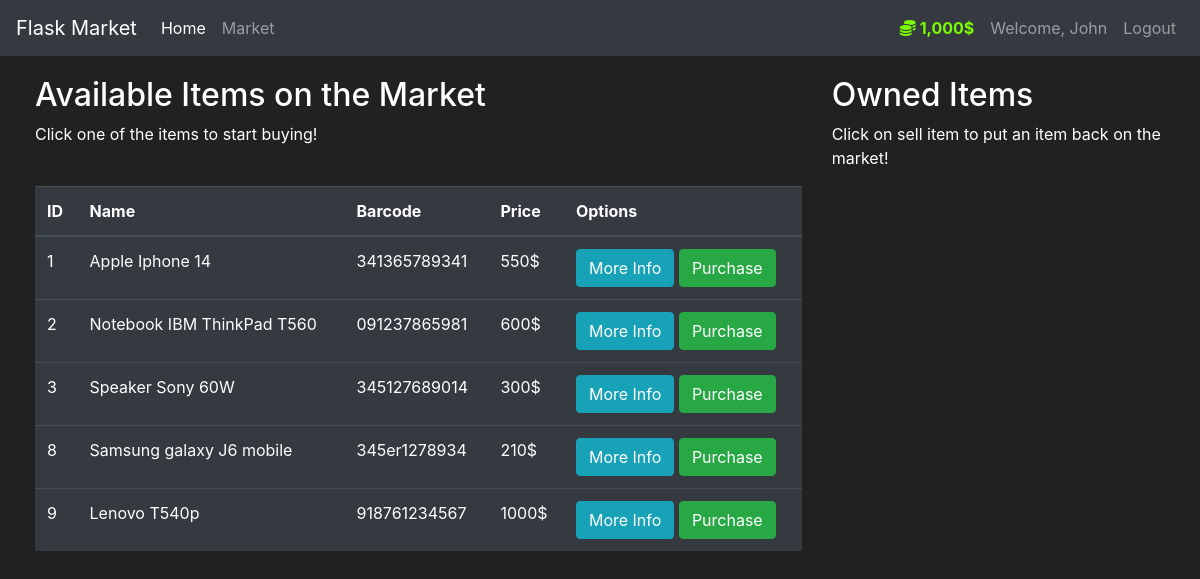
Page /market (signed in) on the committed database.
### market/models.py (models this page shows, shortened)
class User(db.Model, UserMixin):
    id = db.Column(db.Integer(),primary_key=True)
    userName = db.Column(db.String(length=30),nullable=False,unique=True)
    email_address = db.Column(db.String(length=50),nullable=False,unique=True)
    password_hash = db.Column(db.String(length=60),nullable=False)
    budget = db.Column (db.Integer(),nullable=False, default=1000)
    items = db.relationship('Item', backref='owned_user', lazy=True)
    @property
    def prettier_budget(self):
        if len(str(self.budget)) >= 4:
            return f"{str(self.budget)[:-3]},{str(self.budget)[-3:]}$"
        else:
            return f"{self.budget}$"
    @property
    def password(self):
        return self.password

class Item(db.Model):
    id = db.Column(db.Integer(), primary_key=True)
    name = db.Column(db.String(length=30), nullable=False, unique=True)
    price = db.Column(db.Integer(), nullable=False)
    barcode = db.Column(db.String(length=12),nullable=False, unique=True)
    description = db.Column(db.String(length=1024), nullable=False, unique=True)
    owner = db.Column(db.Integer(),db.ForeignKey('user.id'))

### market/routes.py (the view, shortened to what this page needs)
@app.route('/market', methods=['GET','POST'])
@login_required
def market_page():
    purchase_form = PurchaseItemForm()
    selling_form = SellItemForm()
    """ if purchase_form.validate_on_submit():

        #print(purchase_form.__dict__) # return dict of purchasing items
        # <input id="submit" name="submit" type="submit" value="Purchase Item">
        print(request.form.get['purchased_item']) # return ipnut tag html code -> represend it in modals file like an hidden
 """
    if request.method == "GET":
        items = Item.query.filter_by(owner=None)
        owned_items = Item.query.filter_by(owner=current_user.id) # grab items by ID of user because you create relatioship with user_id
        return render_template('market.html',items=items, purchase_form=purchase_form, owned_items=owned_items, selling_form=selling_form)

### market/models.py (called while the page is built)
@login_manager.user_loader # contain UserMixin - methods that must pass before its loaded
def load_user(user_id):
    return User.query.get(int(user_id))

### market/templates/market.html (shortened to what this page needs)
{% extends 'base.html' %}
{% block content %}
<div class="row" style="margin-top: 20px; margin-left: 20px;">
    <div class="col-8">
        <h2>Available Items on the Market</h2>
        <p>Click one of the items to start buying!</p>
        <br>
        <table class="table table-hover table-dark">
            <thead>
                <tr>
                    <th scope="col">ID</th>
                    <th scope="col">Name</th>
                    <th scope="col">Barcode</th>
                    <th scope="col">Price</th>
                    <th scope="col">Options</th>
                </tr>
            </thead>
            <tbody>
                    {% for item in items %}
                    <tr>
                        <td>{{item.id}}</td>
                        <td>{{item.name}}</td>
                        <td>{{item.barcode}}</td>
                        <td>{{item.price}}$</td>
                        <td>
                            <button class="btn btn-outline btn-info" data-toggle="modal" data-target="#Modal-MoreInfo-{{item.id}}">More Info</button>
                            <button class="btn btn-outline btn-success" data-toggle="modal" data-target="#Modal-PurchaseConfirm-{{ item.id }}">Purchase</button>
                        </td>
                    </tr>
                    {% endfor %}
            </tbody>
        </table>
    </div>
    <div class="col-4">
        <h2>Owned Items</h2>
        <p>Click on sell item to put an item back on the market!</p>
        <br>
    </div>
</div>
{% endblock %}

### market/templates/base.html (shortened to what this page needs)
<!doctype html>
<html lang="en">
   <head>
      <link rel="stylesheet" href="https://cdn.jsdelivr.net/npm/bootstrap@4.5.3/dist/css/bootstrap.min.css">
   </head>
   <body>
      <nav class="navbar navbar-expand-md navbar-dark bg-dark">
        <a class="navbar-brand" href="{{url_for('home_page')}}">Flask Market</a>
        <div class="collapse navbar-collapse" id="navbarNav">
            <ul class="navbar-nav mr-auto">
                <li class="nav-item active">
                    <a class="nav-link" href="{{url_for('home_page')}}">Home <span class="sr-only">(current)</span></a>
                </li>
                <li class="nav-item">
                    <a class="nav-link" href="{{url_for('market_page')}}">Market</a>
                </li>
            </ul>
            {% if current_user.is_authenticated %}
            <ul class="navbar-nav">
                <li class="nav-item">
                    <a class="nav-link" style="color: lawngreen; font-weight: bold;">
                        <i class="fas fa-coins"></i>
                        {{current_user.prettier_budget}}
                    </a>
                </li>
                <li class="nav-item">
                    <a class="nav-link" >Welcome, {{current_user.userName}}</a>
                </li>
                <li class="nav-item">
                    <a class="nav-link" href="{{url_for('logout_page')}}">Logout</a>
                </li>
            </ul>
            {% endif %}
        </div>
      </nav>
      {% block content %}
      {% endblock %}
   </body>
</html>

### market/templates/base.html (style rules this page uses)
body { background-color: #212121; color: white }

### rows in the picture
User: prettier_budget "1,000$", userName "John"
Item: id "1", name "Apple Iphone 14", barcode "341365789341", price "550"
Item: id "2", name "Notebook IBM ThinkPad T560", barcode "091237865981", price "600"
Item: id "3", name "Speaker Sony 60W", barcode "345127689014", price "300"
Item: id "8", name "Samsung galaxy J6 mobile", barcode "345er1278934", price "210"
Item: id "9", name "Lenovo T540p", barcode "918761234567", price "1000"
